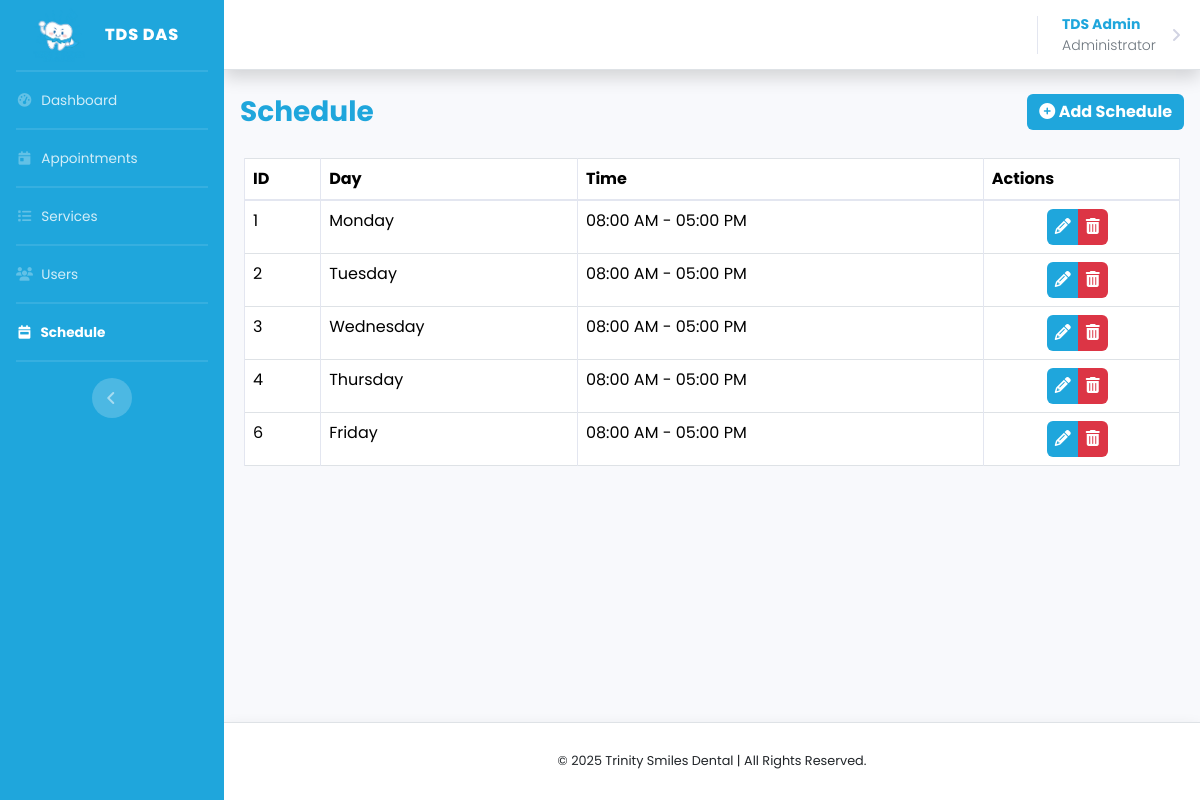
Page /pages/admin/schedule.php (signed in) on the committed database.
### tables this page shows
CREATE TABLE `schedule` (
  `id` int(11) NOT NULL,
  `day` varchar(100) NOT NULL,
  `startTime` time NOT NULL,
  `endTime` time NOT NULL
);

### auth.php (called while the page is built, shortened)
<?php
function getFullname() {
    return isset($_SESSION['name']) ? $_SESSION['name'] : 'Guest User';
}
function getRole() {
    return isset($_SESSION['role']) ? $_SESSION['role'] : 'Guest Role';
}
?>

### pages/admin/schedule.php (the view, shortened to what this page needs)
<?php
require_once $_SERVER['DOCUMENT_ROOT'] . '/dental-appointment-system/auth.php';
?>
<!DOCTYPE html>
<html lang="en">
<head>
    <link href="/dental-appointment-system/css/sb-admin-2.min.css" rel="stylesheet">
    <link rel="stylesheet" href="/dental-appointment-system/vendor/apexcharts/dist/apexcharts.css">
    <link href="https://cdn.jsdelivr.net/npm/bootstrap@5.3.5/dist/css/bootstrap.min.css" rel="stylesheet"
>
    <link rel="stylesheet" href="https://cdn.datatables.net/2.2.2/css/dataTables.bootstrap5.css">
    <link rel="stylesheet" href="https://cdn.datatables.net/buttons/3.2.2/css/buttons.dataTables.min.css">
    <link rel="stylesheet" href="/dental-appointment-system/css/dashboard.css">
    <link rel="stylesheet" href="/dental-appointment-system/css/validate.css">
    <link rel="stylesheet" href="https://cdnjs.cloudflare.com/ajax/libs/toastr.js/latest/toastr.min.css" />
</head>
<body id="page-top">
    <div id="wrapper">
        <ul class="navbar-nav bg-blue sidebar sidebar-dark accordion" id="accordionSidebar">
            <a class="sidebar-brand d-flex align-items-center justify-content-center">
                <div class="sidebar-brand-icon">
                    <img src="/dental-appointment-system/img/clockt.png" alt="Logo" width="60"
                        class="d-inline-block align-text-top">
                </div>
                <div class="sidebar-brand-text mx-3">TDS DAS</div>
            </a>
            <hr class="sidebar-divider my-0">
            <li class="nav-item">
                <a class="nav-link" href="dashboard.php">
                    <i class="fas fa-fw fa-tachometer-alt"></i>
                    <span>Dashboard</span></a>
            </li>
            <hr class="sidebar-divider mb-0">
            <li class="nav-item">
                <a class="nav-link" href="appointments.php">
                    <i class="fas fa-fw fa-calendar-day"></i>
                    <span>Appointments</span></a>
            </li>
            <hr class="sidebar-divider mb-0">
            <li class="nav-item">
                <a class="nav-link" href="services.php">
                    <i class="fas fa-fw fa-list"></i>
                    <span>Services</span></a>
            </li>
            <hr class="sidebar-divider mb-0">
            <li class="nav-item">
                <a class="nav-link" href="users.php">
                    <i class="fas fa-fw fa-users"></i>
                    <span>Users</span></a>
            </li>
            <hr class="sidebar-divider mb-0">
            <li class="nav-item active">
                <a class="nav-link" href="schedule.php">
                    <i class="fas fa-fw fa-calendar-week"></i>
                    <span>Schedule</span></a>
            </li>
            <hr class="sidebar-divider d-none d-md-block">
            <div class="text-center d-none d-md-inline">
                <button class="rounded-circle border-0" id="sidebarToggle"></button>
            </div>
        </ul>
        <div id="content-wrapper" class="d-flex flex-column">
            <div id="content">
                <nav class="navbar navbar-expand navbar-light bg-white topbar mb-4 static-top shadow border-bottom">
                    <ul class="navbar-nav ml-auto">
                        <li class="nav-item dropdown me-2">
                            <a class="nav-link dropdown-toggle" href="#" id="userDropdown" role="button"
                                data-toggle="dropdown" aria-haspopup="true" aria-expanded="false">
                                <span
                                    class=" text-primary mr-2 small font-weight-bold"><?php echo getFullname(); ?><br><span
                                        class="text-secondary font-weight-light"><?php echo getRole(); ?></span></span>
                            </a>
                        </li>
                    </ul>
                </nav>
                <div class="container-fluid px-3">
                    <div class="d-flex align-items-center justify-content-between mb-4">
                        <h1 class="h3 mb-0 text-primary font-weight-bold">Schedule</h1>
                        <button type="button" class="btn btn-md btn-book fw-bold" data-bs-toggle="modal"
                            data-bs-target="#addServiceModal"><i class="fa fa-circle-plus">
                            </i> Add Schedule
                        </button>
                    </div>
                    <div class="table-responsive px-1 py-1">
                        <div class="data_table">
                            <table id="myTable" class="table table-bordered" style="width:100%">
                                <thead>
                                    <tr>
                                        <th scope="col">ID</th>
                                        <th scope="col">Day</th>
                                        <th scope="col">Time</th>
                                        <th scope="col">Actions</th>
                                    </tr>
                                </thead>
                                <tbody class="text-dark">
                                    <?php
                                    $query = "SELECT * FROM schedule";
                                    $query_run = mysqli_query($conn, $query);
                                    if (mysqli_num_rows($query_run) > 0) {
                                        foreach ($query_run as $items) {
                                            ?>
                                            <tr>
                                                <td>
                                                    <?= $items['id']; ?>
                                                </td>
                                                <td>
                                                    <?= $items['day']; ?>
                                                </td>
                                                <td>
                                                    <?= date("h:i A", strtotime($items['startTime'])) . " - " . date("h:i A", strtotime($items['endTime'])); ?>
                                                </td>
                                                <td class="text-center">
                                                    <div class="btn-group me-2">
                                                        <button type="button" class="btn btn-book btn-md editbtn px-2"><i
                                                                class="fa fa-pencil"></i></button>
                                                        <button type="button" class="btn btn-danger btn-md deletebtn px-2"><i
                                                                class="fa fa-trash"></i>
                                                        </button>
                                                    </div>
                                                </td>
                                            </tr>
                                            <?php
                                        }
                                    }
                                    ?>
                                </tbody>
                            </table>
                        </div>
                    </div>
                </div>
            </div>
            <footer class="sticky-footer bg-white shadow border-top">
                <div class="container my-auto">
                    <div class="copyright text-center my-auto">©
                        </span> Trinity Smiles Dental | All Rights Reserved.</span>
                    </div>
                </div>
            </footer>
        </div>
    </div>
</body>
</html>

### css/dashboard.css (style rules this page uses)
* { margin: 0; padding: 0; box-sizing: border-box; font-family: "Poppins", sans-serif; scroll-behavior: smooth; }
.bg-blue { background-color: #1fa6dc; }
.btn-book { background-color: #1fa6dc !important; color: white; box-shadow: none !important; border: 0; }
.btn-warning , .btn-secondary, .btn-primary, .btn-success, .btn-danger { box-shadow: none !important; border: 0; }
.text-primary { color: #1fa6dc !important; }
.sidebar hr.sidebar-divider { border: #ffffff 1px solid; opacity: 0.10; }

### rows in the picture
schedule: id "1", day "Monday", startTime "08:00 AM", endTime "05:00 PM"
schedule: id "2", day "Tuesday", startTime "08:00 AM", endTime "05:00 PM"
schedule: id "3", day "Wednesday", startTime "08:00 AM", endTime "05:00 PM"
schedule: id "4", day "Thursday", startTime "08:00 AM", endTime "05:00 PM"
schedule: id "6", day "Friday", startTime "08:00 AM", endTime "05:00 PM"

### other values in the picture
getFullname() "TDS Admin"
getRole() "Administrator"
